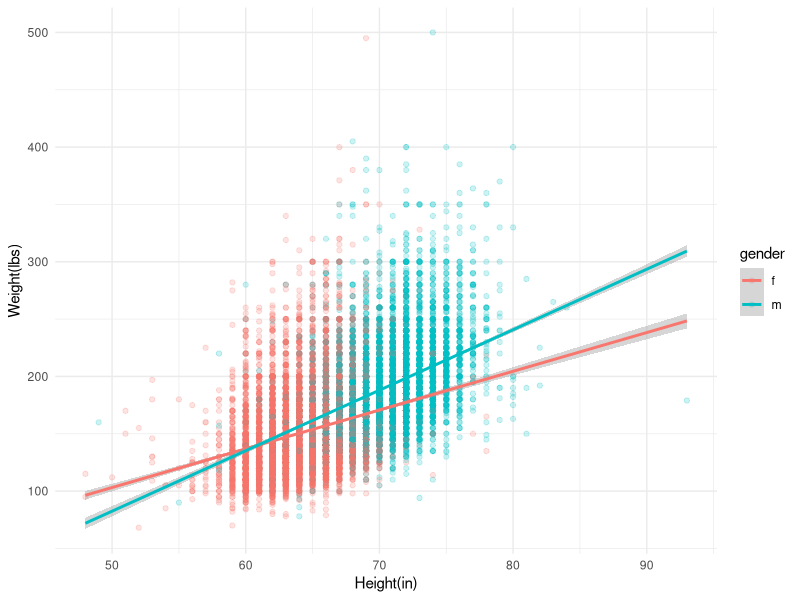
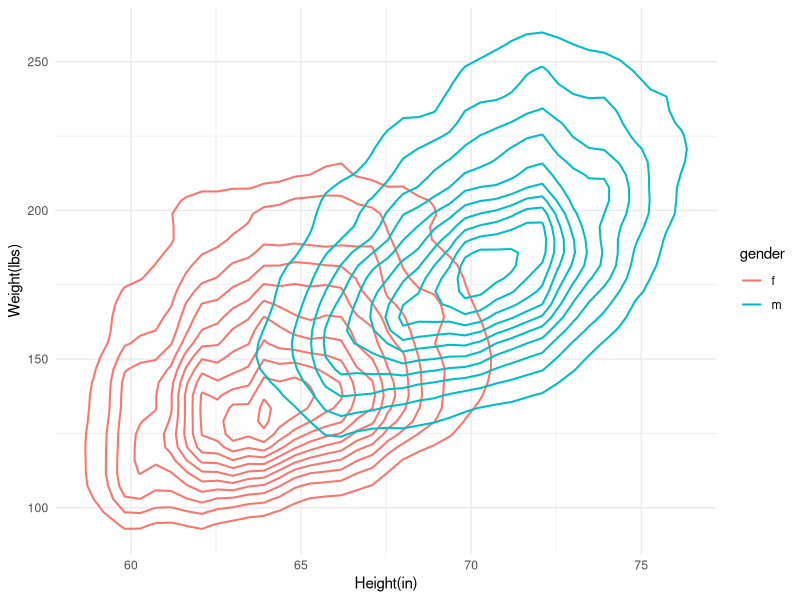
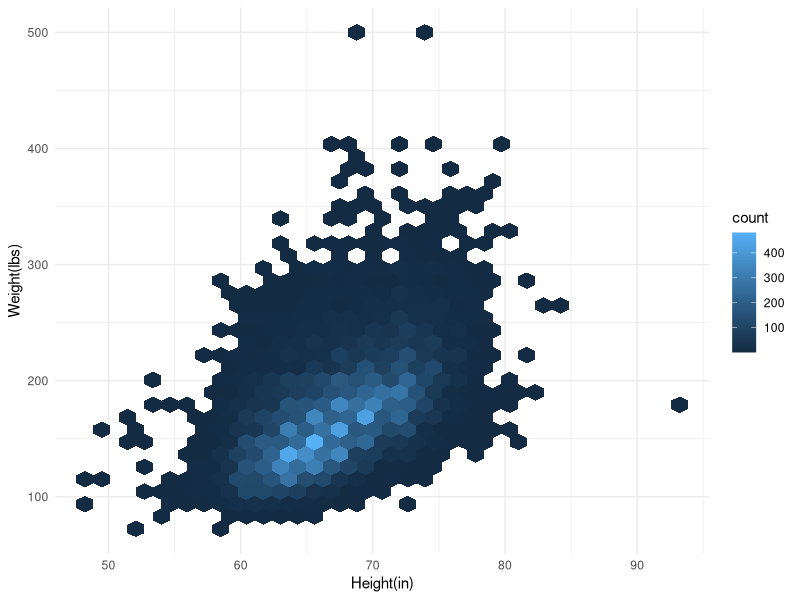
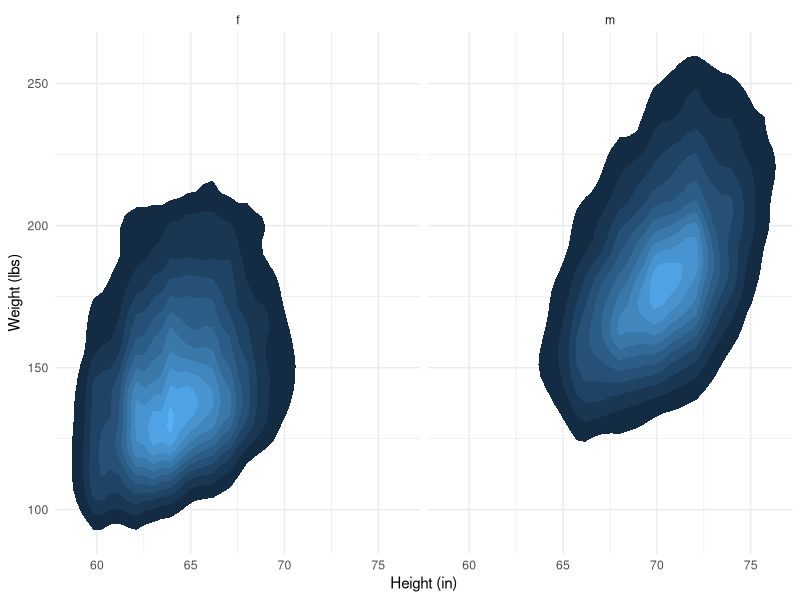
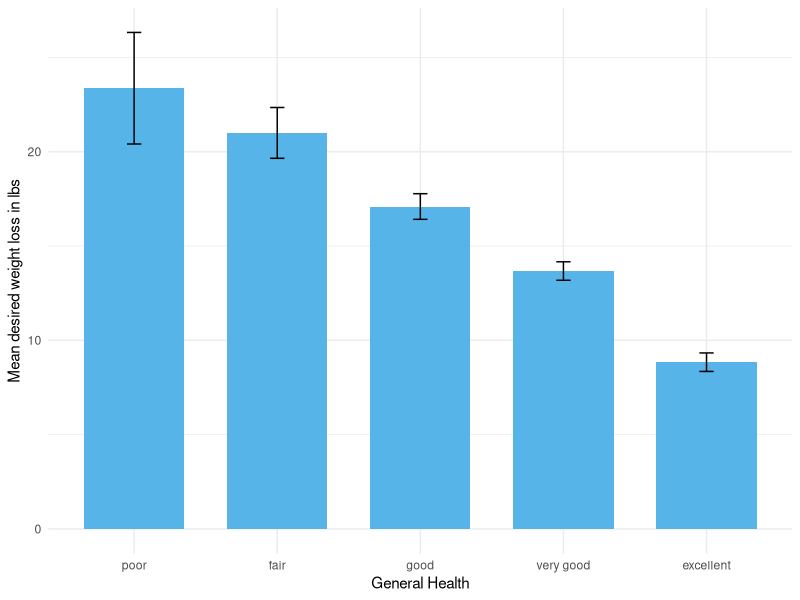
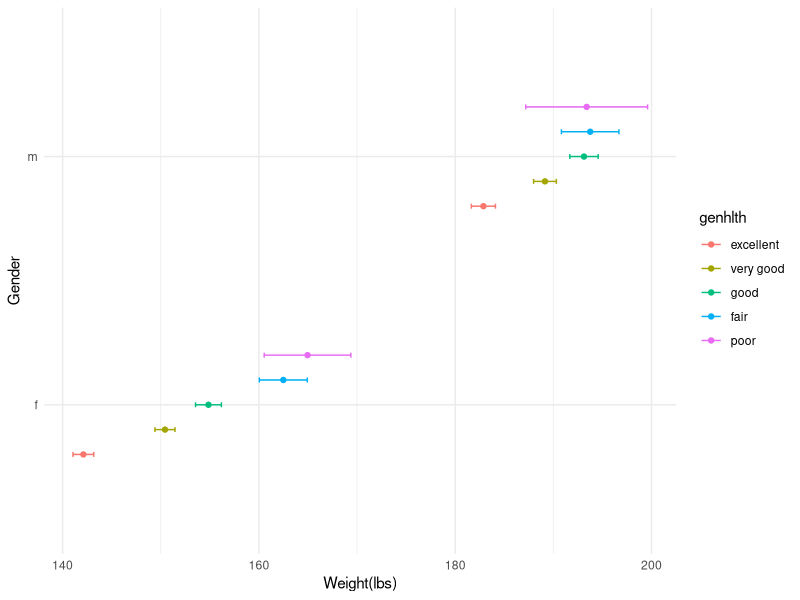

Reproduce these figures in R, in order.
## ---- chunk 1
# Load package(s) 
library(tidyverse)
library(dplyr)
library(forcats)
# Data
cdc = read.table("data/cdc.txt",sep = "|", header=TRUE)
## ---- chunk 2
#| lable: plot1
#| message: false
#| warning: false
ggplot(cdc, aes(height, weight,color = gender)) + 
  geom_point(alpha=0.2) + 
  geom_smooth(method = lm, fullrange= TRUE)+
  labs(
    x = "Height(in)",
    y = "Weight(lbs)"
  )+
  theme_minimal()
## ---- chunk 3
ggplot(cdc, aes(height, weight,color = gender)) + 
  geom_density_2d(size = 0.7)+
  labs(
    x = "Height(in)",
    y = "Weight(lbs)"
  )+
  theme_minimal()
## ---- chunk 4
ggplot(cdc, aes(height, weight)) + 
  geom_hex(bins = 35)+
  labs(
    x = "Height(in)",
    y = "Weight(lbs)"
  )+
  theme_minimal()
## ---- chunk 5
ggplot(cdc,aes(x = height, y = weight)) +
stat_density2d(aes(fill = ..level..),geom = "polygon",show.legend = FALSE) +
facet_wrap(~ gender) +
labs(
x = "Height (in)",
y = "Weight (lbs)"
) +
theme_minimal()
## ---- chunk 6
# data wrangling
# calc mean and se for CI
cdc_means <- cdc %>%
  mutate(wtloss = weight - wtdesire) %>%
  group_by(genhlth) %>%
  summarize(
    mean = mean(wtloss),
    se = sd(wtloss) / sqrt(n())
  ) %>%
  mutate(genhlth = fct_reorder(factor(genhlth), desc(mean))) 


## ---- chunk 7

ggplot(cdc_means,aes(genhlth, mean))+
  geom_col(fill = "#56B4E9", width = 0.7)+
  geom_errorbar(aes(ymin = mean - se*qnorm(0.975),
                    ymax = mean + se*qnorm(0.975)), width = 0.1)+
 theme_minimal()+
 labs(
   x = "General Health",
   y = "Mean desired weight loss in lbs"
 )
## ---- chunk 8
#| label: ex-3-plot

# data wrangling
# calculate mean, se, and margin of error for CI formula
cdc_weight_95ci <- cdc %>%
  mutate(
    genhlth = factor(genhlth, levels = c("excellent","very good","good","fair","poor"))
  ) %>% 
  group_by(genhlth, gender) %>%
  summarise(
    mean_wt = mean(weight),
    se = sd(weight) / sqrt(n()),
    moe = qt(0.975, n() - 1) * se
  ) %>% 
  ungroup()
## ---- chunk 9

ggplot(cdc_weight_95ci,aes(mean_wt, gender, color = genhlth))+
  geom_errorbar(aes(xmin = mean_wt - moe,
                    xmax = mean_wt + moe),width = 0.1, position = position_dodge(0.5))+
  geom_point(position = position_dodge(0.5))+
  theme_minimal()+
    labs(
    x= "Weight(lbs)",
    y = "Gender")
